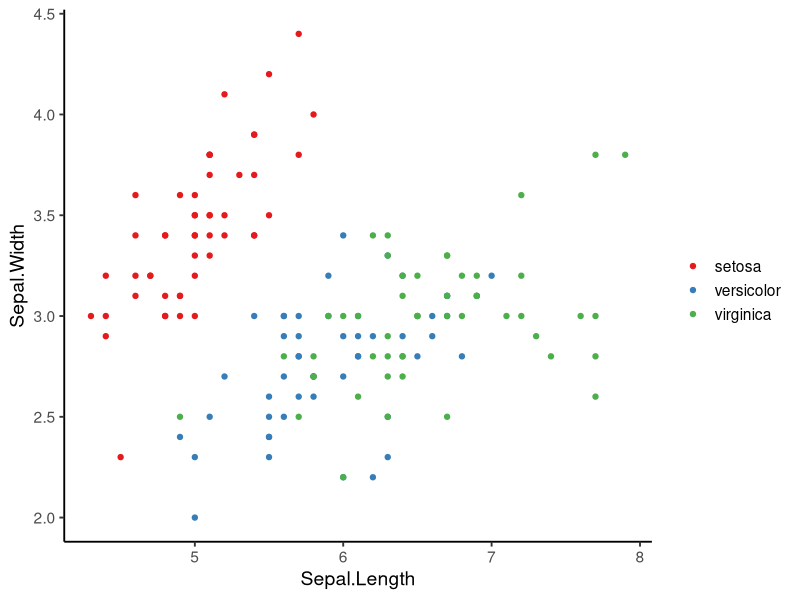
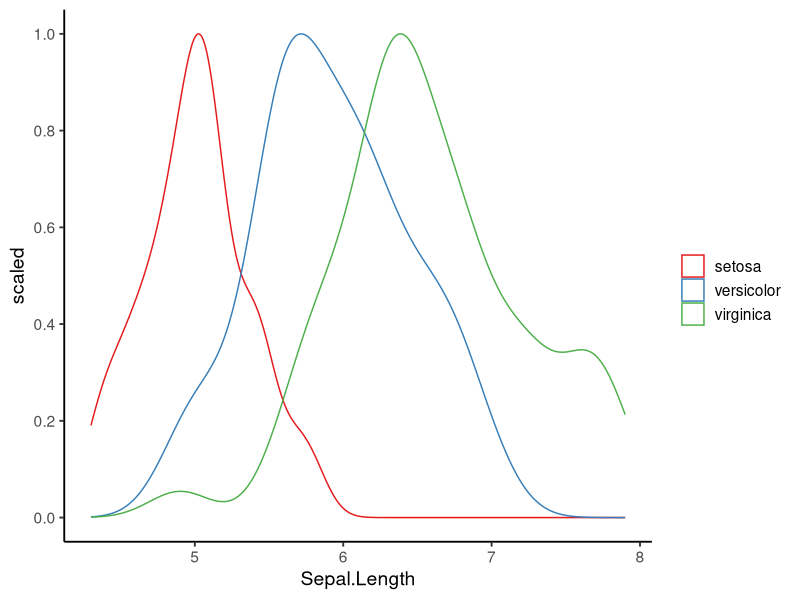
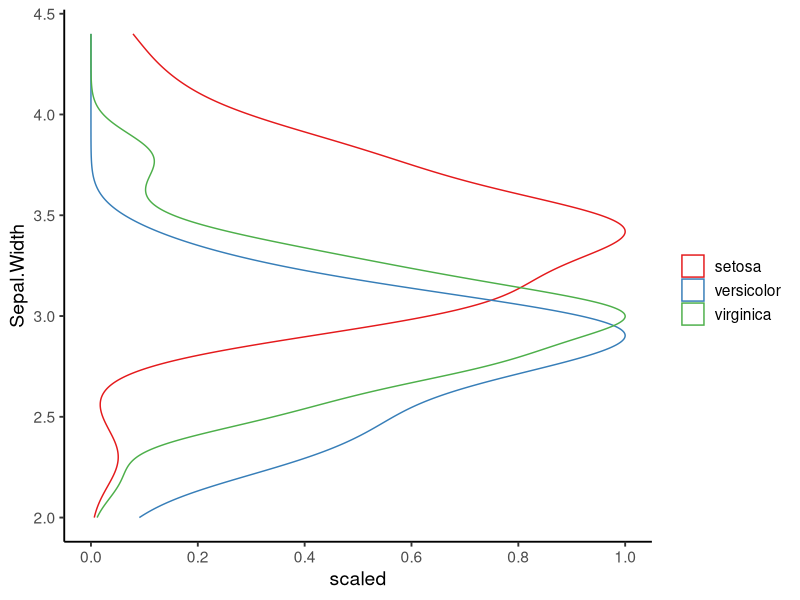
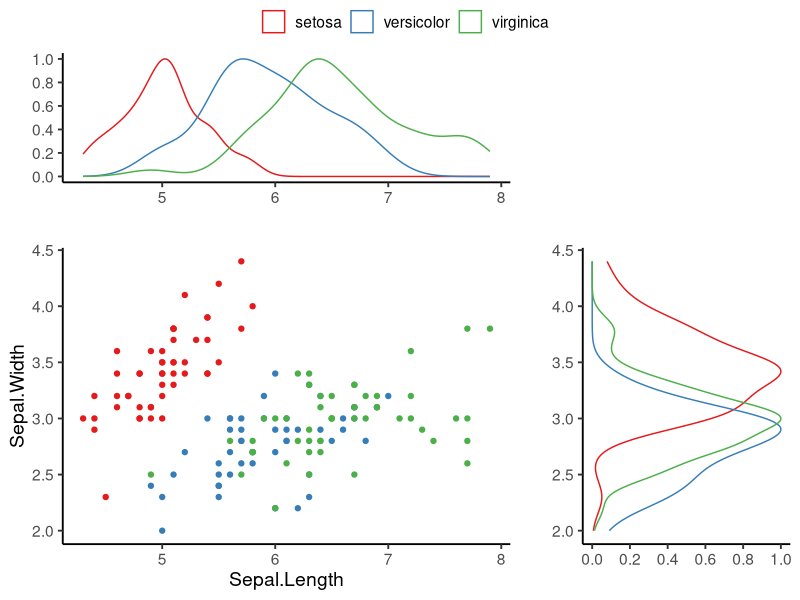
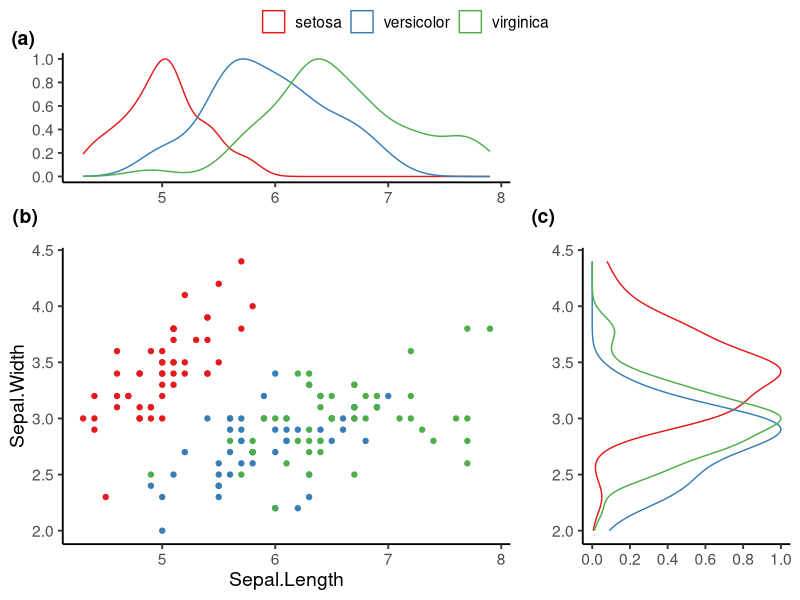
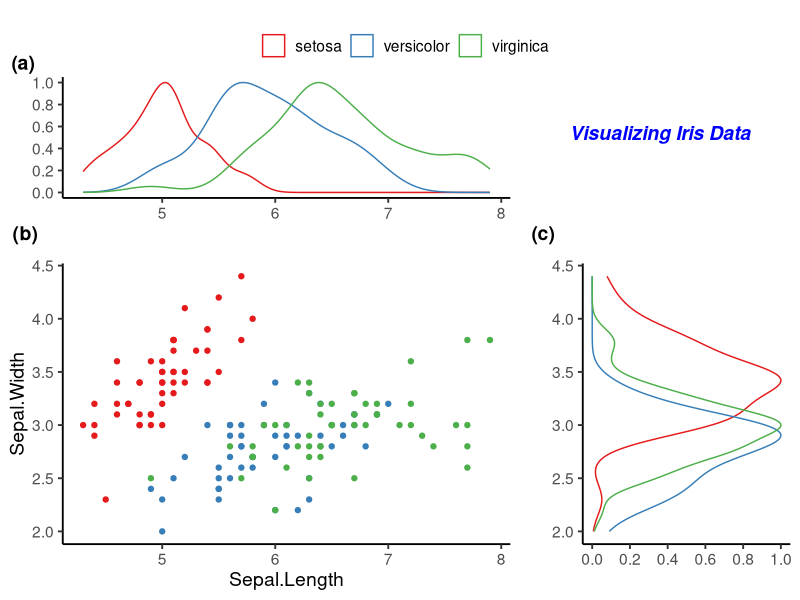
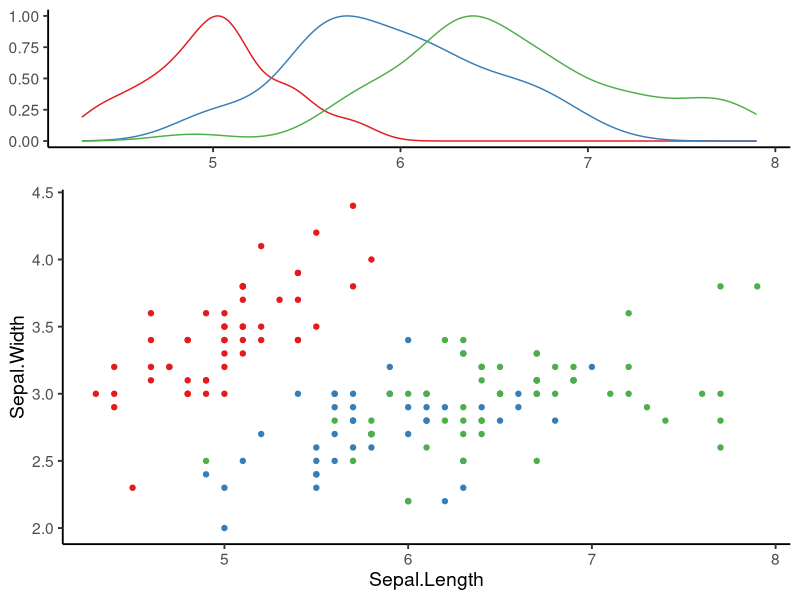
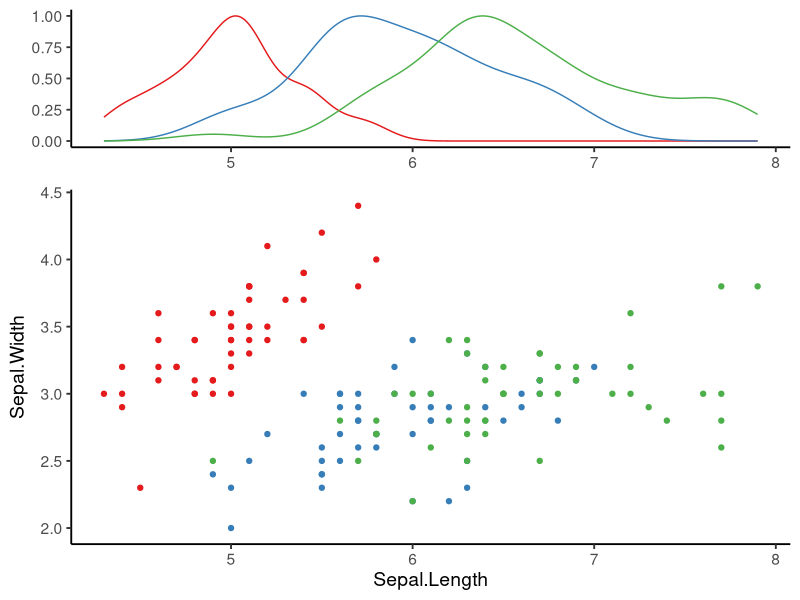

Generate these figures, in order, with R:
## ---- chunk 1
knitr::opts_chunk$set(message = F, 
                      error = F, 
                      warning = F)

## ---- chunk 2
library(tidyverse)

### 1. A scatterplot of Sepal.Length vs. Sepal.Width
P1 <- ggplot(iris, aes(x = Sepal.Length, y = Sepal.Width, color = Species)) + 
  geom_point() + 
  scale_color_brewer(palette = "Set1", name = "") + 
  theme_classic(base_size = 14)

### 2. Density plot of Sepal.Length
P2 <- ggplot(iris, aes(x = Sepal.Length, color = Species)) + 
  geom_density(aes(y = ..scaled..)) + 
  scale_color_brewer(palette = "Set1", name = "") + 
  theme_classic(base_size = 14) + 
  scale_y_continuous(breaks = seq(0, 1, 0.2))

### 3. Density plot of Sepal.Width
P3 <- ggplot(iris, aes(x = Sepal.Width, color = Species)) + 
  geom_density(aes(y = ..scaled..)) + 
  scale_color_brewer(palette = "Set1", name = "") + 
  theme_classic(base_size = 14) + 
  scale_y_continuous(breaks = seq(0, 1, 0.2)) +
  coord_flip()
  
P1
P2
P3

## ---- chunk 3
library(ggpubr)

P_arrg_1 <- ggarrange(P2 + labs(x = "", y = ""),  # remove the axis labels
                      NULL,  # you can add an empty plot using "NULL" to create a white space in the figure
                      P1, 
                      P3 + labs(x = "", y = ""), 
                      nrow = 2, 
                      ncol = 2,
                      widths = c(0.65, 0.35),  # the widths of the two columns
                      heights = c(0.35, 0.65),  # the heights of the two rows
                      common.legend = T)  # use the same legend for all plots

P_arrg_1

## ---- chunk 4
P_arrg_2 <- ggarrange(P2 + labs(x = "", y = ""),  
                      NULL,
                      P1, 
                      P3 + labs(x = "", y = ""), 
                      nrow = 2, 
                      ncol = 2,
                      widths = c(0.65, 0.35),  
                      heights = c(0.35, 0.65),  
                      common.legend = T,
                      labels = c("(a)", "", "(b)", "(c)"),  # the panel labels for each plot (also an empty string for the "NULL" plot)
                      label.x = c(0, 0, 0, 0),  # the x positions of the labels
                      label.y = c(1.1, 1.1, 1.1, 1.1))  # the y positions of the labels

P_arrg_2

## ---- chunk 5
P_arrg_3 <- annotate_figure(P_arrg_2,
                            top = text_grob("Visualizing Iris Data", 
                                            color = "blue", 
                                            face = "bold.italic", 
                                            size = 14, 
                                            x = 0.825, 
                                            y = 1, 
                                            vjust = 10))

P_arrg_3

## ---- chunk 6
### A scatterplot of Sepal.Length vs. Sepal.Width
P4 <- ggplot(iris, aes(x = Sepal.Length, y = Sepal.Width, color = Species)) + 
  geom_point(show.legend = F) + 
  scale_color_brewer(palette = "Set1", name = "") + 
  theme_classic(base_size = 14)

### Density plot of Sepal.Length
P5 <- ggplot(iris, aes(x = Sepal.Length, color = Species)) + 
  geom_density(aes(y = ..scaled..), show.legend = F) + 
  scale_color_brewer(palette = "Set1", name = "") +
  labs(x = NULL, y = NULL) +
  theme_classic(base_size = 14) 

### The y-axes of the two plots are not aligned by default
ggarrange(P5, 
          P4,
          nrow = 2,
          heights = c(0.3, 0.7))
## ---- chunk 7
### The y-axes of the two plots are now aligned
ggarrange(P5, 
          P4,
          nrow = 2,
          heights = c(0.3, 0.7),
          align = "v")

## ---- chunk 8



